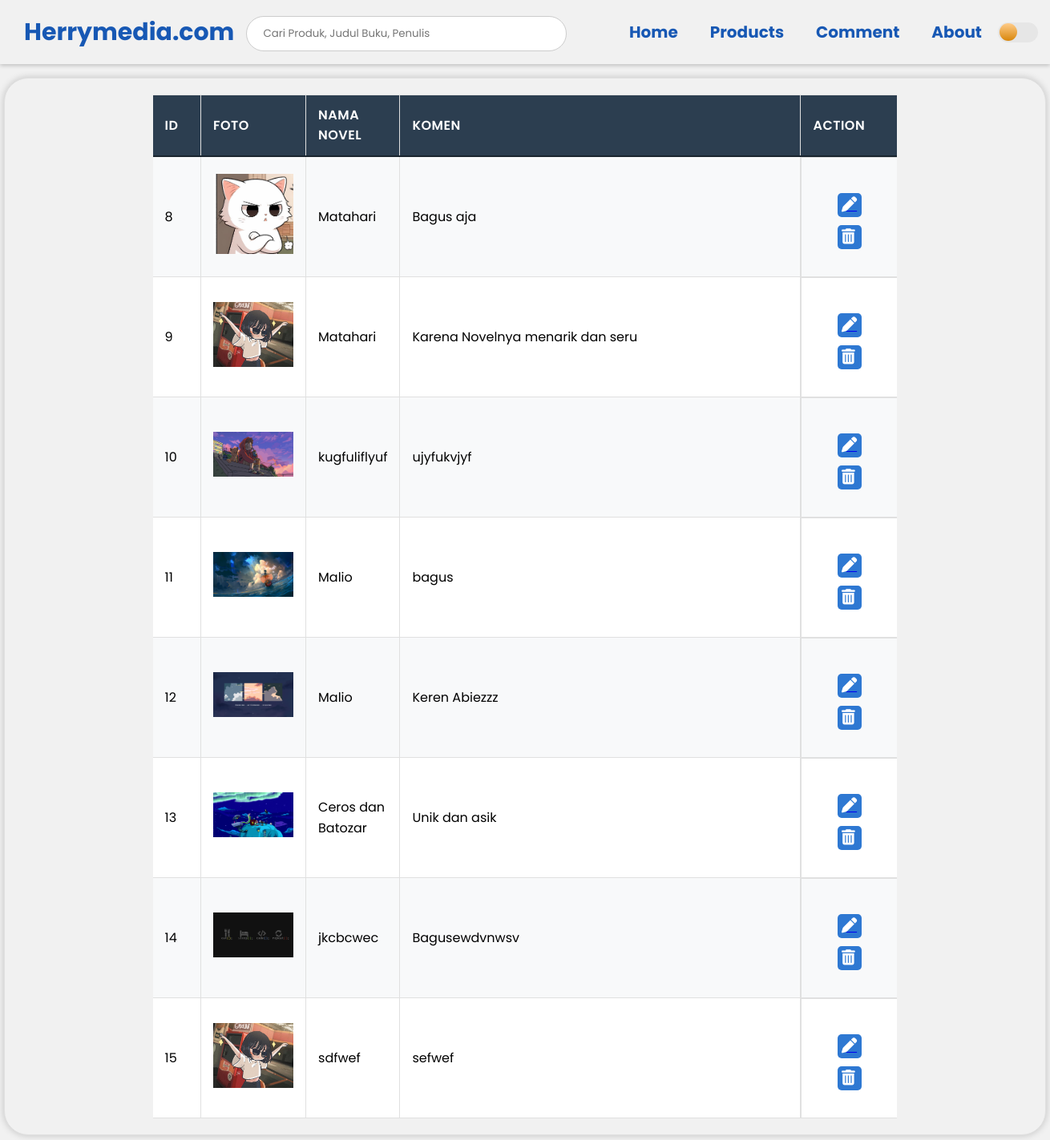
The page /comment.php on the database its author committed.
### tables this page shows
CREATE TABLE `komen` (
  `id` int(11) NOT NULL,
  `nama_novel` varchar(255) NOT NULL,
  `comment` text NOT NULL,
  `foto` varchar(255) NOT NULL
);

### comment.php (the view, shortened to what this page needs)
<?php
    require 'koneksi.php';
    $query = "SELECT * FROM komen";
    $result = mysqli_query($conn, $query);
    $komentar = [];
    while($row = mysqli_fetch_assoc($result)) {
        $komentar[] = $row;
    }
?>
<!DOCTYPE html>
<html lang="en">
<head>
    <link rel="stylesheet" href="style/home.css">
    <link rel="stylesheet" href="style/comment.css">
    <link rel="stylesheet" href="https://cdnjs.cloudflare.com/ajax/libs/font-awesome/6.6.0/css/all.min.css" />
</head>
<body>
    <?php include 'navbar.php'; ?>
    <br>
    <br>
    <br>
    <table class="comment-container">
        <tr>
            <th>Id</th>
            <th>Foto</th>
            <th>Nama Novel</th>
            <th>Komen</th>
            <th>Action</th>
        </tr>
        <?php foreach($komentar as $komen): ?>
            <tr>
                <td><?= $komen['id'] ?></td>
                <td><img src="assets/<?= $komen['foto'] ?>" alt="Foto" width="100"></td>
                <td><?= $komen['nama_novel'] ?></td>
                <td><?= $komen['comment'] ?></td>
                <td class="action-icons">
                    <a href="edit.php?id=<?= $komen['id'] ?>">
                        <button class="edit-data">
                            <i class="fa-solid fa-pen" style="color: #ffffff;"></i>
                        </button>
                    </a>
                    <a href="delete.php?id=<?= $komen['id'] ?>" onclick="return confirm('Yakin untuk menghapus data ini?')">
                        <button class="delete-data">
                            <i class="fa-solid fa-trash-can" style="color: #ffffff;"></i>
                        </button>
                    </a>
                </td>
            </tr>
        <?php endforeach; ?>
    </table>
</body>
</html>

### navbar.php (shortened to what this page needs)
<!DOCTYPE html>
<html lang="en">
<head>
    <link rel="stylesheet" href="style/home.css">
</head>
<body>
    <div class="container-navbar">
        <nav class="wrapper-navbar">
            <div class="brand">
                <div class="firstname">Herrymedia.com</div>
            </div>
            <div class="search-container">
                <input class="search-bar" type="text" name="q" placeholder="Cari Produk, Judul Buku, Penulis">
            </div>
            <ul class="navbar">
                <li class="navbar-li"><a href="home.php">Home</a></li>
                <li class="navbar-li"><a href="#">Products</a></li>
                <li class="navbar-li"><a href="comment.php">Comment</a></li>
                <li class="navbar-li"><a href="about.php">About</a></li>
                <div class="toggle-container">
                    <label for="darkmodetoggle" class="darkmodetoggle"></label>
                </div>
            </ul>
        </nav>
    </div>
</body>
</html>

### style/home.css (style rules this page uses)
*, html { margin: 0; padding: 0; box-sizing: border-box; font-family: 'Poppins', sans-serif; }
body { background-color: #f1f1f1; color: #000; }
button { display: flex; cursor: pointer; padding: 10px; background-color: #007BFF; color: white; border: none; border-radius: 5px; margin-top: 10px; }
.container-navbar { width: 100%; background-color: #f1f1f1; }
.wrapper-navbar { display: flex; justify-content: space-between; font-size: 20px; padding: 15px; width: 100%; height: 80px; background-color: #f1f1f1; box-shadow: 0 2px 5px rgba(0, 0, 0, 0.2); position: fixed; top: 0; left: 0; z-index: 1000; }
.brand { display: flex; flex-direction: row; font-size: 1.5em; padding: 15px; align-items: center; justify-content: center; }
.firstname { color: rgba(0, 72, 173, 0.904); font-weight: 700; }
.navbar { display: flex; align-items: center; margin-left: auto; }
.navbar li { list-style: none; padding: 0 20px; align-items: center; justify-content: center; position: relative; }
.navbar li::before { content: ""; position: absolute; width: 0; height: 2px; background-color: rgba(0, 72, 173, 0.904); bottom: -4px; left: 50%; transition: width 0.4s ease, left 0.4s ease; }
.navbar a { text-decoration: none; color: rgba(0, 72, 173, 0.904); font-weight: bold; }
input.search-bar { display: flex; justify-content: center; align-items: center; margin: 0 auto; margin-top: 5px; z-index: 3; height: 44px; background: #fff; border: 1px solid #ccc; border-radius: 24px; box-shadow: none; width: 400px; padding-left: 20px; }
label.darkmodetoggle { width: 50px; height: 25px; position: relative; display: block; background: #e6e6e6; border-radius: 200px; cursor: pointer; transition: 0.3s; }
label.darkmodetoggle:after { content: ""; width: 22px; height: 22px; position: absolute; top: 1.5px; left: 2px; background: linear-gradient(180deg, #ffcc89, #d8860b); border-radius: 50%; transition: 0.3s; }
.comment-container { display: flex; flex-direction: column; align-items: center; justify-content: center; margin: 20px auto; padding: 20px; background-color: #f1f1f1; box-shadow: 0 0 10px rgba(0, 0, 0, 0.2); border-radius: 30px; width: 1300px; }

### style/comment.css (style rules this page uses)
body { font-family: 'Arial', sans-serif; line-height: 1.6; color: #333; background-color: #f4f4f4; }
.comment-container { width: 100%; border-collapse: collapse; border: 1px solid #e0e0e0; border-radius: 8px; }
.comment-container th, .comment-container td { padding: 12px 15px; text-align: left; border: 1px solid #e0e0e0; }
.comment-container th { background-color: #2c3e50; color: #ffffff; font-weight: 600; text-transform: uppercase; letter-spacing: 0.5px; border-bottom: 2px solid #1a252f; }
.comment-container tr:nth-child(even) { background-color: #f8f9fa; }
.comment-container tr:nth-child(odd) { background-color: #ffffff; }
.comment-container th:first-child, .comment-container td:first-child { width: 60px; border-left: none; }
.comment-container th:nth-child(2), .comment-container td:nth-child(2) { width: 60px; }
.comment-container th:nth-child(3), .comment-container td:nth-child(3) { width: 100px; }
.comment-container th:nth-child(4), .comment-container td:nth-child(4) { width: 500px; }
.comment-container th:last-child, .comment-container td:last-child { width: 120px; border-right: none; }
.action-icons { display: flex; flex-direction: column; justify-content: center; align-items: center; height: 150px; }
.action-icons button { border: none; background-color: rgb(46, 120, 210) ; cursor: pointer; padding: 5px; transition: transform 0.2s ease; width: 30px; height: 30px; font-size: larger; }

### rows shown on the page
komen: id "8", foto (picture), nama_novel "Matahari", comment "Bagus aja"
komen: id "9", foto (picture), nama_novel "Matahari", comment "Karena Novelnya menarik dan seru"
komen: id "10", foto (picture), nama_novel "kugfuliflyuf", comment "ujyfukvjyf"
komen: id "11", foto (picture), nama_novel "Malio", comment "bagus"
komen: id "12", foto (picture), nama_novel "Malio", comment "Keren Abiezzz"
komen: id "13", foto (picture), nama_novel "Ceros dan Batozar", comment "Unik dan asik"
komen: id "14", foto (picture), nama_novel "jkcbcwec", comment "Bagusewdvnwsv"
komen: id "15", foto (picture), nama_novel "sdfwef", comment "sefwef"
